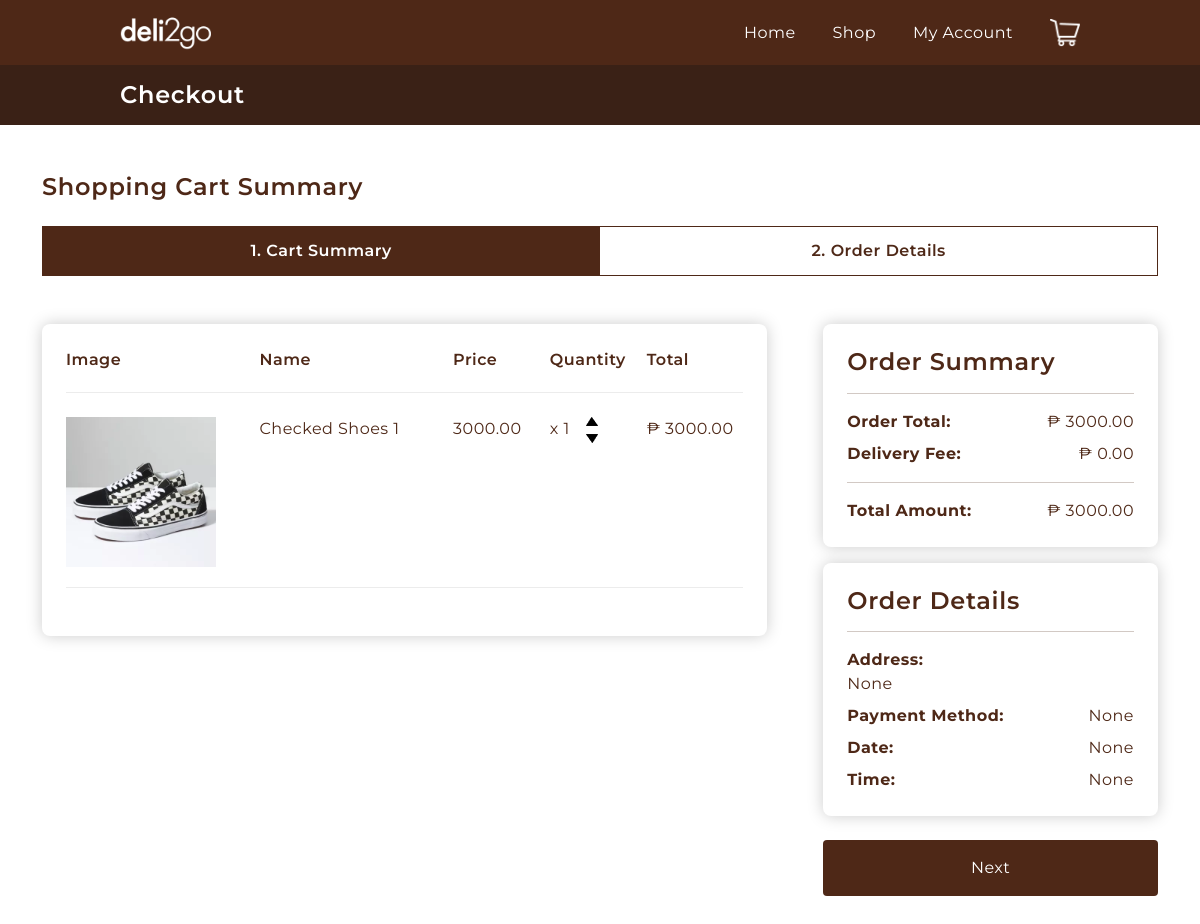
Screenshot of /checkout/ (signed in) with the database file from the repository.
### cashier/models.py (models this page shows, shortened)
class OrderedItem(models.Model):
    quantity = models.PositiveIntegerField(default=0)
    order = models.ForeignKey(Order, on_delete=models.CASCADE)
    item = models.ForeignKey(Item, on_delete=models.CASCADE)
    @property
    def get_total(self):
        total = self.item.price * self.quantity
        return total

class Item(models.Model):
    image = models.ImageField(null=True, blank=True)
    name = models.CharField(max_length=20)
    description = models.TextField(max_length=500, blank=True)
    brand = models.CharField(max_length=50)
    stock = models.PositiveIntegerField()
    price = models.DecimalField(max_digits=6, decimal_places=2)
    category = models.ForeignKey(Category, on_delete=models.SET_NULL, null=True, blank=True)

class Order(models.Model):
    order_date = models.DateTimeField(auto_now_add=True)
    receive_date = models.DateField(null=True)
    recieve_time = models.TimeField(null=True)
    proof_of_payment = models.ImageField(null=True, blank=True)
    delivery_fee = models.DecimalField(max_digits=6, decimal_places=2, null=True, blank=True)
    complete = models.BooleanField(default=False)
    payment_method = models.ForeignKey(PaymentMethod, on_delete=models.SET_NULL, null=True, blank=True)
    order_status = models.ForeignKey(OrderStatus, on_delete=models.SET_NULL, null=True)
    customer = models.ForeignKey(Customer, on_delete=models.CASCADE)
    address = models.ForeignKey(Address, on_delete=models.SET_NULL, null=True, blank=True)
    driver = models.ForeignKey(Driver, on_delete=models.SET_NULL, null=True, blank=True)
    @property
    def get_cart_total(self):
        ordered_items = self.ordereditem_set.all()
        total = sum([item.get_total for item in ordered_items])
        return total

### customer/views.py (the view, shortened to what this page needs)
# urls.py: path('checkout/', views.checkout, name="checkout"),
def checkout(request):
    context = {}
    if request.user.is_authenticated:
        customer = request.user.customer
        form = AddressForm(initial={'customer': customer})
        order, created = Order.objects.get_or_create(customer=customer, complete=False)
        order_items = order.ordereditem_set.all()
        addresses = customer.address_set.all()
        payment_methods = PaymentMethod.objects.all()
        context = {
            'order':order,
            'order_items':order_items,
            'addresses':addresses,
            'payment_methods': payment_methods,
            'form':form,
        }
    return render(request, 'customer/checkout.html', context)

### templates/customer/checkout.html (shortened to what this page needs)
{% extends 'base.html' %} {% load static %}
{% block topbar %}
<h4>Checkout</h4>
{% endblock topbar %}
{% block content %}
<main class="container mt-5">
  <h4>Shopping Cart Summary</h4>
  {% if order_items %}
    <aside class="breadcrumbs-bar d-flex mt-4">
        <div class="active breadcrumb-section text-darkbrown w-100 d-flex justify-content-center align-items-center">
            <h6>1. Cart Summary</h6>
        </div>
        <div style="border-left-width: 0px" class="breadcrumb-section text-darkbrown w-100 d-flex justify-content-center align-items-center">
            <h6>2. Order Details</h6>
        </div>
  </aside>
  {% endif %}
  <form method="POST">
    <section
        class="cart-content d-lg-flex justify-content-between align-items-start my-5"
    >
        <section class="cart-list p-4 card-bg cart-left">
        <div class="cart-row d-flex mb-4">
            <div class="flex-2"><p class="weight-600">Image</p></div>
            <div class="flex-2"><p class="weight-600">Name</p></div>
            <div class="flex-1"><p class="weight-600">Price</p></div>
            <div class="flex-1"><p class="weight-600">Quantity</p></div>
            <div class="flex-1"><p class="weight-600">Total</p></div>
        </div>
        {% for order_item in order_items %}
        <div class=" cart-row mb-4 d-flex">
            <div class="flex-2">
                <img class="row-image" src={{order_item.item.image.url}} alt="" />
            </div>
            <div class="flex-2">
                <p>{{order_item.item.name}}</p>
            </div>
            <div class="flex-1">
                <p>{{order_item.item.price}}</p>
            </div>
            <div class="flex-1 d-flex">
                <p class="me-3">x {{order_item.quantity}}</p>
            <div class="quantity d-flex flex-column justify-content-start">
                <img
                data-product={{order_item.item.id}}
                data-action="add"
                class="chg-quantity update-cart mb-2"
                src="{% static 'img/arrow-up.png' %}"
                />
                <img
                data-product={{order_item.item.id}}
                data-action="remove"
                class="chg-quantity update-cart"
                src="{% static 'img/arrow-down.png' %}"
                />
            </div>
            </div>
            <div class="flex-1"><p>&#8369; {{order_item.get_total}}</p></div>
        </div>
        {% endfor %}
        </section>
        {% if order_items %}
        <div class="cart-right d-flex flex-column">
            <div class="order-summary card-bg p-4 w-100 mt-3 m-lg-0">
                <h4>Order Summary</h4>
                <hr />
                <p class="d-flex justify-content-between"><strong>Order Total:</strong><span> &#8369; <span class="order-total">{{order.get_cart_total}}</span></span</p>
                <p class="mt-2 d-flex justify-content-between"><strong>Delivery Fee:</strong><span> &#8369; <span class="delivery-fee">0.00</span></span></p>
                <hr>
                <p class="mt-2 d-flex justify-content-between"><strong>Total Amount:</strong><span> &#8369; <span class="total-amount"></span></span></p>
            </div>
            <div class="card-bg p-4 w-100 mt-3">
                <h4>Order Details</h4>
                <hr />
                <p><strong>Address:</strong></p>
                <div class="cart-detail-address">None</div>
                <p class="mt-2 d-flex justify-content-between"><strong>Payment Method:</strong><span class="cart-detail-payment">None</span></p>
                <p class="mt-2 d-flex justify-content-between"><strong>Date:</strong><span class="cart-detail-date">None</span></p>
                <p class="mt-2 d-flex justify-content-between"><strong>Time:</strong><span class="cart-detail-time">None</span></p>
            </div>
            <div class="d-flex justify-content-center align-items-center">
                <button
                class="checkout-next w-100 bg-darkbrown text-white p-3 rounded mt-4 ml-3"
                >
                Next
                </button>
            </div>
        </div>
    </section>
  </form>
        {% endif %}
</main>
{% endblock content %}

### static/css/styles.css (style rules this page uses)
:root { --darkbrown: #4e2817; --lightbrown: #886455; }
* { margin: 0; padding: 0; box-sizing: border-box !important; letter-spacing: 0.03em; }
html, body { overflow-x: hidden; }
body { font-family: 'Montserrat', sans-serif; font-weight: 400; color: var(--darkbrown); }
h1, h2, h3, h4, h5, h6 { margin: 0 !important; font-weight: 600; }
p { margin: 0 !important; }
button { border: none; border-radius: 4px; color: #ffffff; padding: 8px 15px; }
.text-darkbrown { color: var(--darkbrown); }
.bg-darkbrown { background: var(--darkbrown); }
.weight-600 { font-weight: 600; }
.flex-1 { flex: 1; }
.flex-2 { flex: 2; }
.breadcrumbs-bar div { height: 50px; border: solid 1px var(--darkbrown); }
.breadcrumb-section { transition: background 0.3s ease-out; }
.breadcrumbs-bar .active { color: #fff; background: var(--darkbrown); }
.cart-left { width: 65%; }
.card-bg { box-shadow: hsl(0, 0%, 80%) 0 0 16px; background-color: #fff; border-radius: 8px; }
.cart-row { padding-bottom: 20px; margin-bottom: 10px; border-bottom: 1px solid #ececec; }
.row-image { height: 150px; width: 150px; object-fit: cover; }
.quantity { font-weight: 700; }
.chg-quantity { width: 12px; cursor: pointer; transition: 0.1s; }
.cart-right { width: 30%; }

### rows the page displays
OrderedItem: item.image (picture), item.name "Checked Shoes 1", item.price "3000.00", quantity "1", get_total "3000.00"
Order: get_cart_total "3000.00"
